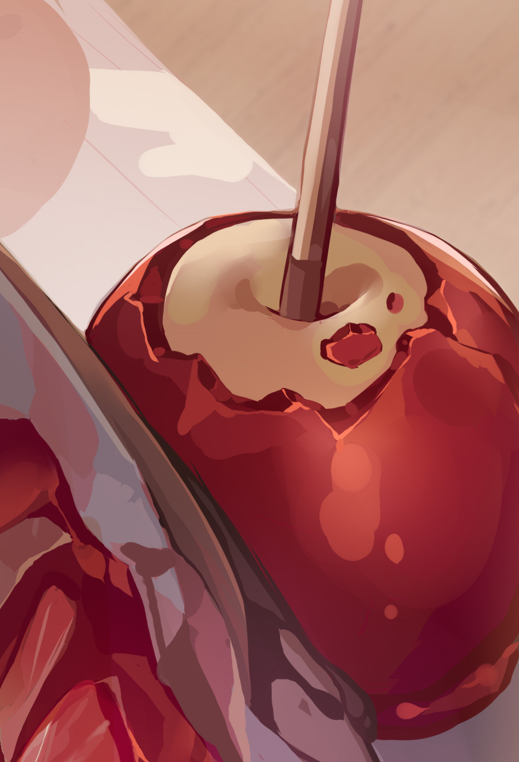
#> input picture img.png, 519 x 762 px
$ python image_Canny.py
#> lines starting #> are read from the running program, lines starting #| are printed output that depends on the picture
import cv2

img = cv2.imread("img.png", 0)
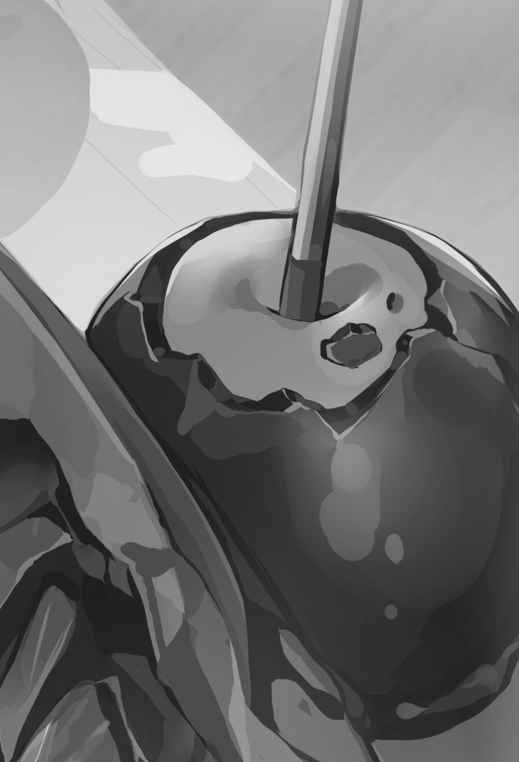
#> img: shape (762, 519); min 25, max 232, mean 116.2
dst = cv2.Canny(img, 150, 200)
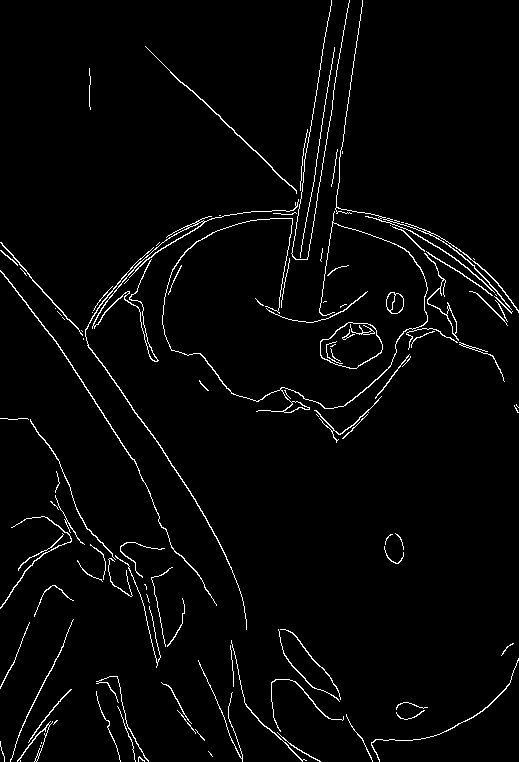
#> dst: shape (762, 519); 2.7% white in thin lines or dots
cv2.imshow("org image", img)
cv2.imshow("new image", dst)

cv2.waitKey(0)
cv2.destroyAllWindows()
